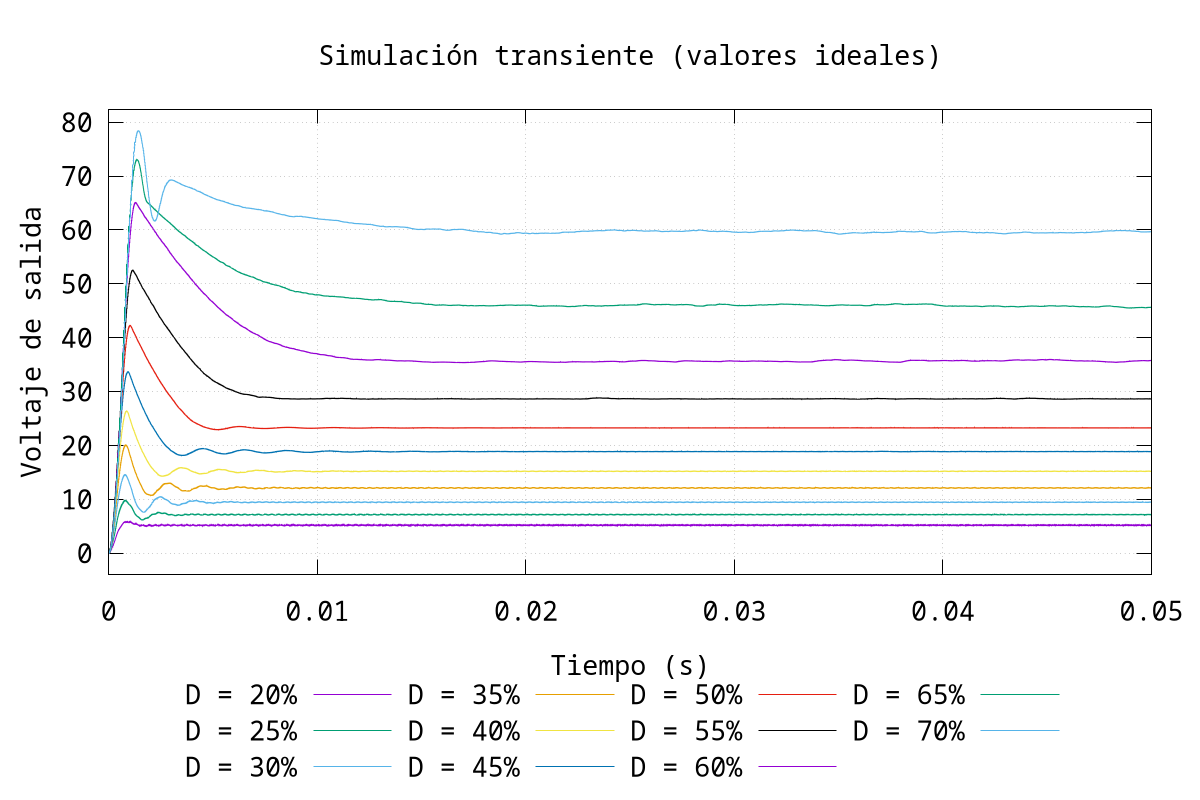

This figure's gnuplot source:
set encoding utf8
set termoption noenhanced
set title "Simulación transiente (valores ideales)"
set xlabel "Tiempo (s)"
set ylabel "Voltaje de salida"
set grid
set terminal pngcairo size 1200,800 enhanced font "Noto Sans Mono,20"
set output 'duty_ideal.png'
unset logscale x 
set xrange [0.000000e+00:5.000000e-02]
unset logscale y 
set yrange [-3.922488e+00:8.237224e+01]
#set xtics 1
#set x2tics 1
#set ytics 1
#set y2tics 1
set format y "%g"
set format x "%g"
set key horizontal outside center bottom
plot 'duty_ideal.data' using 1:2 with lines lw 1 title "D = 20%",\
'duty_ideal.data' using 3:4 with lines lw 1 title "D = 25%",\
'duty_ideal.data' using 5:6 with lines lw 1 title "D = 30%",\
'duty_ideal.data' using 7:8 with lines lw 1 title "D = 35%",\
'duty_ideal.data' using 9:10 with lines lw 1 title "D = 40%",\
'duty_ideal.data' using 11:12 with lines lw 1 title "D = 45%",\
'duty_ideal.data' using 13:14 with lines lw 1 title "D = 50%",\
'duty_ideal.data' using 15:16 with lines lw 1 title "D = 55%",\
'duty_ideal.data' using 17:18 with lines lw 1 title "D = 60%",\
'duty_ideal.data' using 19:20 with lines lw 1 title "D = 65%",\
'duty_ideal.data' using 21:22 with lines lw 1 title "D = 70%"
